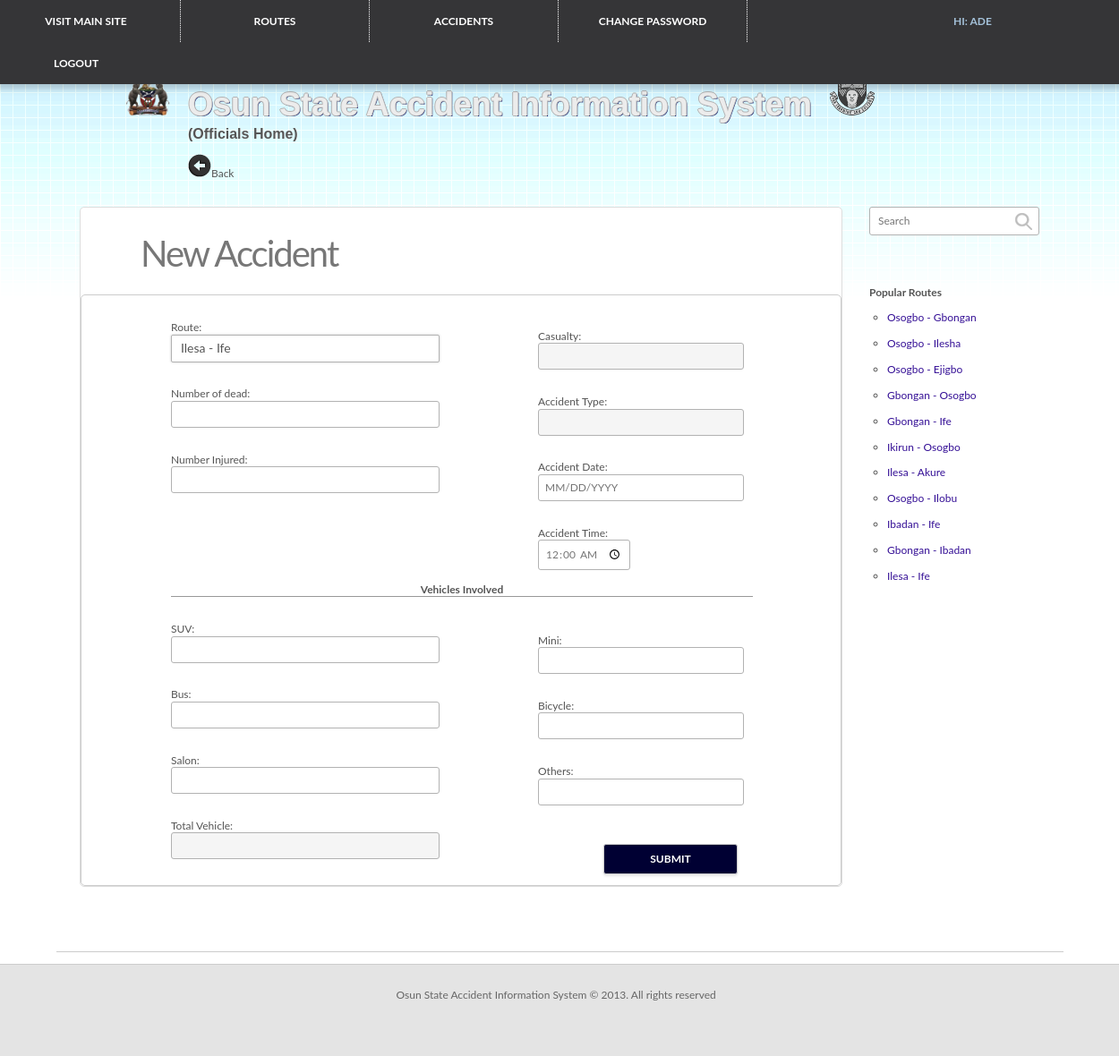
The page /officials/new_accident.php (signed in) on the database its author committed.
### tables this page shows
CREATE TABLE `routes` (
  `route_id` int(10) NOT NULL auto_increment,
  `route_name` varchar(50) NOT NULL,
  `pot_holes` int(10) NOT NULL,
  `route_length` double NOT NULL,
  `carriage_width` double NOT NULL,
  `surface` varchar(20) NOT NULL,
  `junctions` int(10) NOT NULL,
  `bends` int(10) NOT NULL,
  `failed_segment` int(10) NOT NULL,
  `state` varchar(50) NOT NULL,
  `fatality_rate` double default '0',
  `fatality_density` double default '0',
  `casualty_density` double default '0',
  `total_accidents` int(11) NOT NULL default '0',
  `dead` int(5) NOT NULL default '0',
  `injured` int(5) NOT NULL default '0',
  `casualty` int(5) NOT NULL default '0',
  PRIMARY KEY  (`route_id`)
);

### model/mysql.php (called while the page is built, shortened)
<?php
final class mysql {
	public function __construct() {
		if (!$this->handle = mysql_connect(SERVER, USERNAME, PASSWORD)) {
      		exit('Error: Could not establish  connection to database using ' . USERNAME . '@' . SERVER);
    	}
  	}
  	private function query($sql) {
	$result=array();
	$resource=mysql_query($sql);
	if(@mysql_num_rows($resource)>0){
	 while($value=mysql_fetch_assoc($resource)){
	 $result[]=$value;
	 }
	 return $result;
	 }
	else return NULL;
  	}
	function loadRoutes(){
	$sql="SELECT * FROM routes";
	return $this->query($sql);
	}
}
?>

### controller/class.main.php (called while the page is built, shortened)
<?php
require_once '../model/mysql.php';
class mainClass{
public $mysql;
function  __construct(){
$this->mysql=new mysql();
}
function loadRoutes(){
return $this->mysql->loadRoutes();
}
}
?>

### officials/new_accident.php (the view, shortened to what this page needs)
<?php
include '../controller/class.main.php';
$main=new mainClass();
$routes=$main->loadRoutes();
include '../save.php';
$error=(isset($errorMessage))?$errorMessage:"";
?>
<!DOCTYPE html>
<html >
<head>
        <link href="../css/css" rel="stylesheet" type="text/css">
<link href="css/css" rel="stylesheet" type="text/css">
        <link rel="stylesheet" href="../css/flick/jquery-ui-1.8.16.custom.css" type="text/css" />
                <link href="../css/style.css" media="all" rel="stylesheet" type="text/css">
<link href="../font/stylesheet.css" rel="stylesheet" type="text/css" />
<link href="../css/styles.css" rel="stylesheet" type="text/css" />
</head>
    <body >
 <div id="main-wrapper" style="padding-top: 47px; background: url('img/bg.png') repeat-x">
 <div id="main-wrapper-header">
     <header class="main-header">
    <div class="container-fluid">
<nav class="main-nav" style="float:none">
   <ul>
     <li>
                                <a href="../index.php" fsource="loggedin_Buyer_home" style="color:#FFF; border-left:1px dotted  #fff; width:150px; margin-left:-40px" ><center>Visit Main Site</center></a>                            </li>
<li class="js-top-menu-sales">
<a href="index.php" fsource="loggedin_Seller_ManageSales" style="color: #FFF; border-left:1px dotted  #fff; width:150px">
<center>Routes</center></a>                                </li>
<li class="js-top-menu-sales"><a href="accident.php" fsource="loggedin_Seller_ManageSales" style=" border-left:1px dotted  #fff; border-right:1px dotted  #fff; color:#FFF; width:150px"><center> Accidents  </center>
<li class="js-top-menu-sales"><a href="change_password.php" fsource="loggedin_Seller_ManageSales" style=" border-right:1px dotted  #fff; color:#FFF; width:150px"><center> Change Password </center>                                     </li></a>
<li><a href="../logout.php" style="color: #A4C1D9; margin-left:200px">     <center> Hi: <?php echo $_SESSION['official'][0]['username'] ?>                             </center> </a>                            </li>
                             <li> <a href="" style="color: #fff; ">     <center> Logout                             </center> </a>                            </li>
                      </ul></nav></center> </div>
 </header>
</div>
<div class="main-content" style=" background: url('../img/bg.png') repeat-x" >
<div class="db-container container-fluid" style=" background: url('img/bg.png') repeat-x" ><br/><br/>
<div class="span7" style="margin-left:110px" >
			<div class="visible-desktop" id="icon">
				<img src="../img/icon.png" style="width:50px; height:50px; margin-top:4px" />
			</div>
			<div id="app-name">
				<h1 style="font-size:36px; margin-top:-15px " >Osun State Accident Information System&nbsp;&nbsp;<img src="../img/logo.png" width="50px" height="48px" /></h1><br/>
                <h2 style="font-size:16px">(Officials Home)</h2><br/>
    <div style=""><img  onClick="history.back()" src="../images/arrow-top.png">Back</div>
 </div>
            </div>
            <br/><br/>
                        <div class="row-fluid" style="width:1300px; padding-right:0px">
                            <div class="span12">
                            <aside class="db-sidebar">
                              <div class="db-sidebar-inner">
                                        <div class="db-search hint--left cf" data-hint="Search">
                                        <form name="frm" action="" >
                                            <input id="query" name="query" type="search" value=""  placeholder="Search">
                                            <input type="image" src="../images/btn-search-icon.png" alt="Go" class="btn-search" style="cursor: default !important;"><br/>
                                       </form> </div>
                                  <nav class="db-na"><br/><br/><br/>
                                  <p><b>Popular Routes</b></p><br/>
                                            <ol style="list-style:circle; padding-left:20px">
                                            <?php $i=0; foreach($routes as $rt){ if($i<12){ ?>
                                                <li ><a href="<?php echo "accident_info.php?id=".$rt['route_id']; ?>" fsource="loggedin_Inbox"><?php echo $rt['route_name'] ?></a></li><br/>
                                               <?php $i++; }} ?>
                                            </ol>
                                </nav>
                                  </div>
                          </aside>
                                <section class="db-content db-content-conversation-detail">
                                    <header class="db-header header-nobot cf">
                                        <h1 class="with-thumb">New Accident</h1>
                                    </header>
<div class="db-tabs-wrapper">
<form name="accident"  method="post" action="../save.php"  ><br/>
<center><div id="error" class="error"><?php echo $error ?></div></center><br/>
 <div style="width:700px; height:630px"><div style="float:left; padding-left:100px">
 <p>Route:&nbsp;</p><select name="route_id" style="width:300px" ><?php foreach($routes as $rt){ ?>
    <option value="<?php echo $rt['route_id'] ?>" selected ><?php echo $rt['route_name'] ?></option>
   <?php } ?></select><br/><br/><br/>
            <p>Number of dead:&nbsp;</p><input type="text" name="number_of_dead" value="<?php   ?>" style="width:300px"  onChange="findType(this);"><br/><br/><br/>
            <p>Number Injured:&nbsp;</p><input type="text" name="number_injured" value="<?php   ?>" style="width:300px" onChange="findType(this);" /><br/><br/><br/>
            <br/><br/><br/><br/><br/>
            <center><p style="width:650px; border-bottom:#999999 solid 1px; "><b>Vehicles Involved</b><br/></p></center><br/><br/>
            <p>SUV:&nbsp;</p><input type="text" name="suv" onChange="findTotal(this);" value="" style="width:300px" ><br/><br/><br/>        <p>Bus:&nbsp;</p><input type="text" name="bus" onChange="findTotal(this);" value="" style="width:300px" ><br/><br/><br/>
            <p>Salon:&nbsp;</p><input type="text" name="salon" onChange="findTotal(this);" value="<?php   ?>" style="width:300px" ><br/><br/><br/>
             <p>Total Vehicle:&nbsp;</p><input type="text" name="total" disabled value="" style="width:300px; background:#F5F5F5" style="width:300px" ><br/><br/><br/>
            </div>
            <div style="float:right; margin-top:-620px; margin-right:-40px"><p>Casualty:&nbsp;</p><input type="text" name="casuality" disabled value="" style="width:230px; background:#F5F5F5" ><br/><br/><br/>
           <p>Accident Type:&nbsp;</p><input type="text" name="accident_type"  disabled value="" style="width:230px; background:#F5F5F5" ><br/><br/><br/>
           <p>Accident Date:&nbsp;</p><input type="text" class="datepicker" placeholder="MM/DD/YYYY"  name="date"  style="width:230px"  /></p><br/><br/>
           <p>Accident Time:&nbsp;</p><input type="time" name="time" required min="00:01" max="23:59"   value="00:00" /><br/><br/><br/><br/><br/><br/>
           <p>Mini:&nbsp;</p><input type="text" name="mini" value="" onChange="findTotal(this);" style="width:230px" ><br/><br/><br/>           <p>Bicycle:&nbsp;</p><input type="text" name="bicycle"  onChange="findTotal(this);" value="" style="width:230px" ><br/><br/><br/>
           <p>Others:&nbsp;</p><input type="text" name="others" onChange="findTotal(this);" value="<?php   ?>" style="width:230px" ><br/><br/><br/> <br/>
           <p><input type="button" onClick="doSubmit();"; value="Submit" name="add"  class="btn-standard" style="margin-left:73px; width:150px; background: #000033; color:#FFFFFF; padding:10px 20px 10px 20px; "  />
           </p><br/>
            </div>
            <br/></div>
            </form>
</div>
 </section>
</div>
</div>
</div>
 </div>
 <?php include '../footer.php' ?>
 </div>
</body></html>

### css/styles.css (style rules this page uses)
body { background: url('../img/bg.png') repeat-x; background-color: #fff; }
h1, h2, h3, h4, h5, h6 { text-shadow: white 0.02em 0.02em; font-family: 'QlassikBold', sans-serif; }
h2 { font-size: 2.3em; }
#icon { position: relative; float: left; margin-right: 20px; }
#app-name { position: relative; float: left; margin-top: 20px; margin-right: 20px; max-width:900px; }
#app-name h1 { font-size: 5.5em; font-size: 5.5em; color: #ECECEC; text-shadow: -1px 0 #B3B3B3, 0 1px #B3B3B3, 1px 0 #B3B3B3, 0 -1px #B3B3B3, #020763 0.03em 0.03em; }
.span7 { width:1100px; }

### officials/new_accident.php (style rules this page uses)
body { background: url('../img/bg.png') repeat-x; }

### rows shown on the page
routes: route_name "Osogbo - Gbongan"
routes: route_name "Osogbo - Ilesha"
routes: route_name "Osogbo - Ejigbo"
routes: route_name "Gbongan - Osogbo"
routes: route_name "Gbongan - Ife"
routes: route_name "Ikirun - Osogbo"
routes: route_name "Ilesa - Akure"
routes: route_name "Osogbo - Ilobu"
routes: route_name "Ibadan - Ife"
routes: route_name "Gbongan - Ibadan"
routes: route_name "Ilesa - Ife"

### other values the page prints
$_SESSION['official'][0]['username'] "ADE"
form field route_id "Ilesa - Ife"
